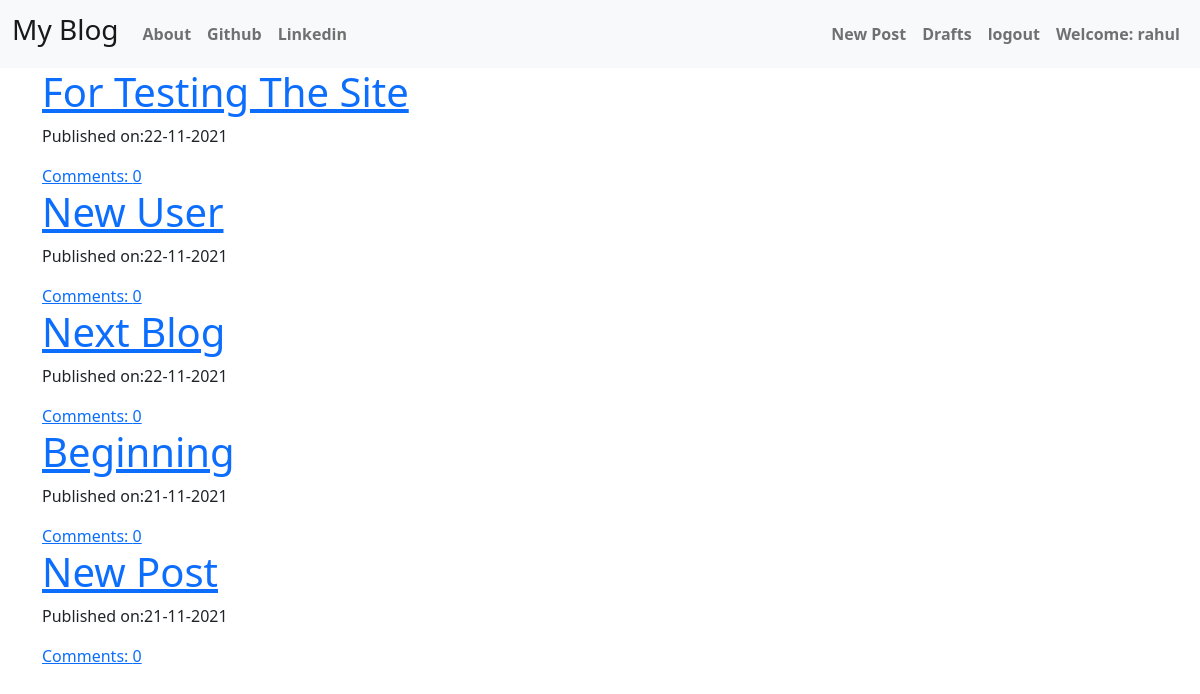
The app's page / (signed in) with its own data.
### blog/models.py (models this page shows, shortened)
class Post(models.Model):
    author = models.ForeignKey('auth.User', on_delete=models.CASCADE)
    title = models.CharField(max_length=200)
    text = models.TextField()
    create_date = models.DateTimeField(default=timezone.now)
    published_date = models.DateTimeField(blank=True,null=True)

### blog/views.py (the view)
# urls.py: path('',views.PostListView.as_view(),name='post_list'),
class PostListView(ListView):
    model = Post
    def get_queryset(self):
        return Post.objects.filter(published_date__lte=timezone.now()).order_by('-published_date')

### blog/templates/blog/post_list.html
{% extends 'blog/base.html' %}
{% block content %}
<div class="centerstage">
  {% for post in post_list %}
    <div class="post">
      <h1><a href="{% url 'post_detail' pk=post.pk %}">{{ post.title }}</a></h1>
      <div class="date">
        <p>Published on:{{ post.published_date|date:'d-m-Y'}}</p>
      </div>
      <a href="{% url 'post_detail' pk=post.pk %}">Comments: {{ post.approved_comment|length }}</a>
    </div>
  {% endfor %}
</div>
{% endblock %}

### blog/templates/blog/base.html (shortened to what this page needs)
<!DOCTYPE html>
{% load static %}
<html lang="en" dir="ltr">
  <head>
    <link href="https://cdn.jsdelivr.net/npm/bootstrap@5.1.3/dist/css/bootstrap.min.css" rel="stylesheet">
    <link rel="stylesheet" href="//cdn.jsdelivr.net/npm/medium-editor@latest/dist/css/medium-editor.min.css" type="text/css" media="screen" charset="utf-8">
    <link rel="stylesheet" href="{% static 'css/blog.css' %}">
  </head>
  <body class="loader">
    <nav class="navbar navbar-expand-lg navbar-light bg-light">
  <div class="container-fluid">
    <a class="navbar-brand" href="{% url 'post_list' %}"><h3>My Blog</h3></a>
    <div class="collapse navbar-collapse" id="navbarNav">
      <ul class="navbar-nav">
        <li class="nav-item">
          <a class="nav-link" href="{% url 'about' %}"><b>About</b></a>
        </li>
        <li class="nav-item">
          <a class="nav-link" href="https://www.github.com"><b>Github</b></a>
        </li>
        <li class="nav-item">
          <a class="nav-link" href="https://www.linkedin.com"><b>Linkedin</b></a>
        </li>
      </ul>
        <ul class="navbar-nav ms-auto mb2 mb-lg-0">
          {% if user.is_authenticated %}
            <li class="nav-item">
                <a class="nav-link" href="{% url 'post_new' %}"> <b>New Post</b></a>
            </li>
            <li class="nav-item">
                <a class="nav-link" href="{% url 'post_draft_list' %}"><b>Drafts</b></a>
            </li>
            <li class="nav-item">
                <a class="nav-link" href="{% url 'logout' %}"><b>logout</b></a>
            </li>
            <li class="nav-item">
                <a class="nav-link"><b>Welcome: {{ user.username }}</b></a>
            </li>
          {% else %}
            <li> <a class="nav navbar-right" href="{% url 'login' %}"> <span class="glyphicon glyphicon-user" aria-hidden='true'></span> User</a> </li>
          {% endif %}
        </ul>
      </div>
    </nav>
    <div class="content container">
      <div class="row">
        <div class="col-md-8">
          <div class="blog_post">
            {% block content %}
            {% endblock %}
          </div>
        </div>
      </div>
    </div>
  </body>
</html>

### blog/static/css/blog.css (style rules this page uses)
.centerstage { margin-left: auto; margin-right: auto; }
.loader { filter:hue-rotate(0deg); color:linear-gradient(45deg,#0f8,#08f); animation:hue 10000ms infinite linear; }

### records on screen
Post: title "For Testing The Site", published_date "22-11-2021", approved_comment|length "0"
Post: title "New User", published_date "22-11-2021", approved_comment|length "0"
Post: title "Next Blog", published_date "22-11-2021", approved_comment|length "0"
Post: title "Beginning", published_date "21-11-2021", approved_comment|length "0"
Post: title "New Post", published_date "21-11-2021", approved_comment|length "0"

### other values on screen
{{ user.username }} "rahul"
